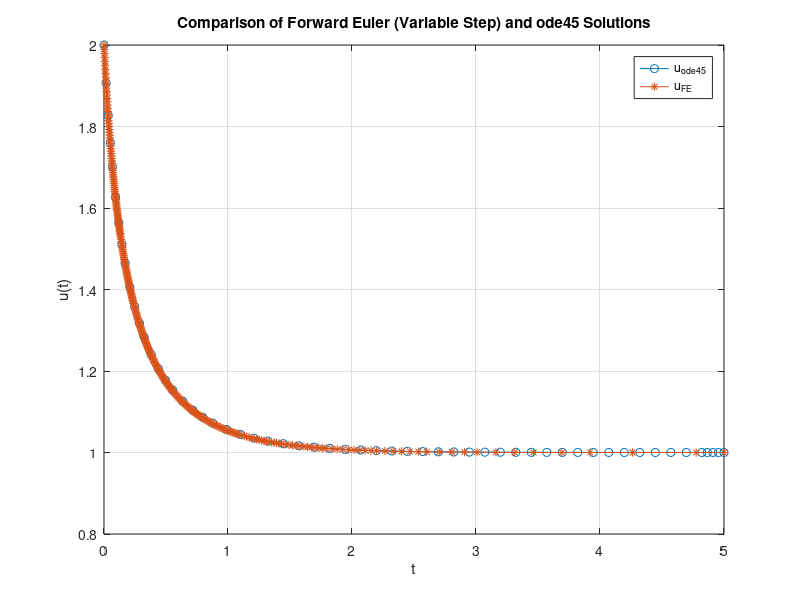

Recreate this plot in MATLAB.
function NonlinearFENU(u0, tau)
    if nargin < 2
        u0 = 2;
        tau = 0.9;
    end    
    
    % Discretization Parameters
    T = 5;              % End time
    tol = 1e-4;         % Tolerance for error control
    t = 0;              % Start time
    unew = u0;          % Initial condition
    tsteps = t;         % Array to store time steps
    uFE = unew;        % Array to store solution

    % Main loop with variable time stepping
    while t < T
        % Forward Euler step
        u_next = unew + tau * (unew - unew^3);
        
        % Estimate error using two half steps
        u_half = unew + 0.5 * tau * (unew - unew^3);
        u_half_step = u_half + 0.5 * tau * (u_half - u_half^3);
        
        % Calculate the error estimate
        error_estimate = abs(u_next - u_half_step);
        
        % Adjust the time step based on error
        if error_estimate > tol
            tau = tau * 0.5;  % Reduce time step size if the error is too large
        else
            % Accept the step
            t = t + tau;
            unew = u_next;
            tsteps(end+1) = t;  % Store the time step
            uFE(end+1) = unew; % Store the solution
            
            % Increase time step size if the error is significantly smaller
            if error_estimate < tol * 0.1
                tau = tau * 1.5;
            end
        end
        
        % Adjust the last step to exactly reach T
        if t + tau > T
            tau = T - t;
        end
    end    

    % Exact solution with ode45
    [t_ode45, u_ode45] = ode45(@(t, u) u - u^3, [0 T], u0);

    % Plot the results
    figure;
    plot(t_ode45, u_ode45, 'o-', 'DisplayName', 'u_{ode45}');
    hold on;
    plot(tsteps, uFE, '*-', 'DisplayName', 'u_{FE}');
    xlabel('t');
    ylabel('u(t)');
    legend('show');
    title('Comparison of Forward Euler (Variable Step) and ode45 Solutions');
    grid on;
end
